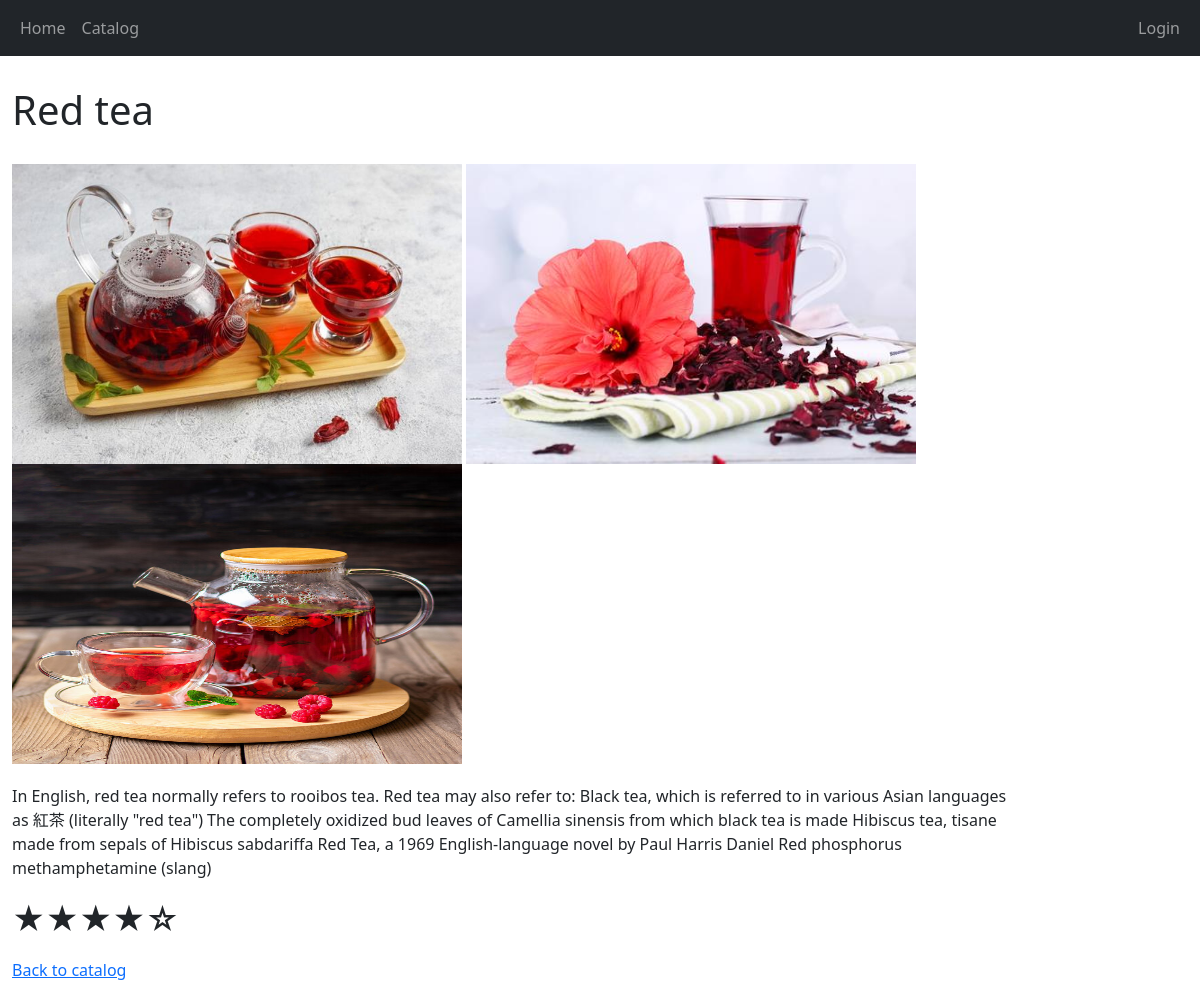
Page /redtea/ on the committed database.
### server/models.py (models this page shows, shortened)
class Product(models.Model):
    title = models.CharField("Название", max_length=255)
    price = models.IntegerField("Цена")
    description = models.TextField("Описание", default="")
    image = models.ImageField("Фотография", null=True, upload_to='products')
    image2 = models.ImageField("Фотография", null=True, upload_to='products')
    image3 = models.ImageField("Фотография", null=True, upload_to='products')
    reiting = models.FloatField("Рейтинг", default=0)
    class Meta:
        verbose_name = 'Товар'
        verbose_name_plural = 'Товары'

### server/views.py (the view)
# urls.py: path('redtea/', views.redtea),
def redtea(request):
    product3 = Product.objects.get(id=5)
    return render(
        request,
        'server/tea/redtea.html',
        context={
            'product3': product3
        }
    )

### cart/context_processors.py (called while the page is built)
def cart(request):
    return {'cart': Cart(request)}

### server/context_processors.py (called while the page is built)
def basket_items_count(request):
    if request.user.is_authenticated:
        return {
            "basket_items": Basket.objects.filter(client=request.user).count()
        }
    return {
            "basket_items": "0"
        }

### server/templates/server/tea/redtea.html (shortened to what this page needs)
{% extends 'server/base.html' %}
{% block content %}
    <div>
        <h1>{{ product3.title }}</h1>
        <img src="{{ product3.image.url }}" alt="" width="400">
        <img src="{{ product3.image2.url }}" alt="" width="400">
        <img src="{{ product3.image3.url }}" alt="" width="400">
        <div id="text">
            <p>{{ product3.description }}</p>
        </div>
        <h2><p>&#9733;&#9733;&#9733;&#9733;&#9734;</p></h2>
         <a href="catalog/">Back to catalog</a>
    </div>
{% endblock %}

### server/templates/server/tea/redtea.html (style rules this page uses)
#text { width: 1000px; }
img { height: 300px; width: 450px; }
p { margin-top: 20px; margin-bottom: 20px; }
h1 { margin-top: 30px; margin-bottom: 30px; }

### rows in the picture
Product: title "Red tea", image (picture), image2 (picture), image3 (picture), description "In English, red tea normally refers to rooibos tea. Red tea may also refer to: Black tea, which is referred to in various Asian languages as 紅茶 (literally \"red tea\") The completely oxidized bud leaves of Camellia sinensis from which black tea is made Hibiscus tea, tisane made from sepals of Hibiscus sabdariffa Red Tea, a 1969 English-language novel by Paul Harris Daniel Red phosphorus methamphetamine (slang)"
